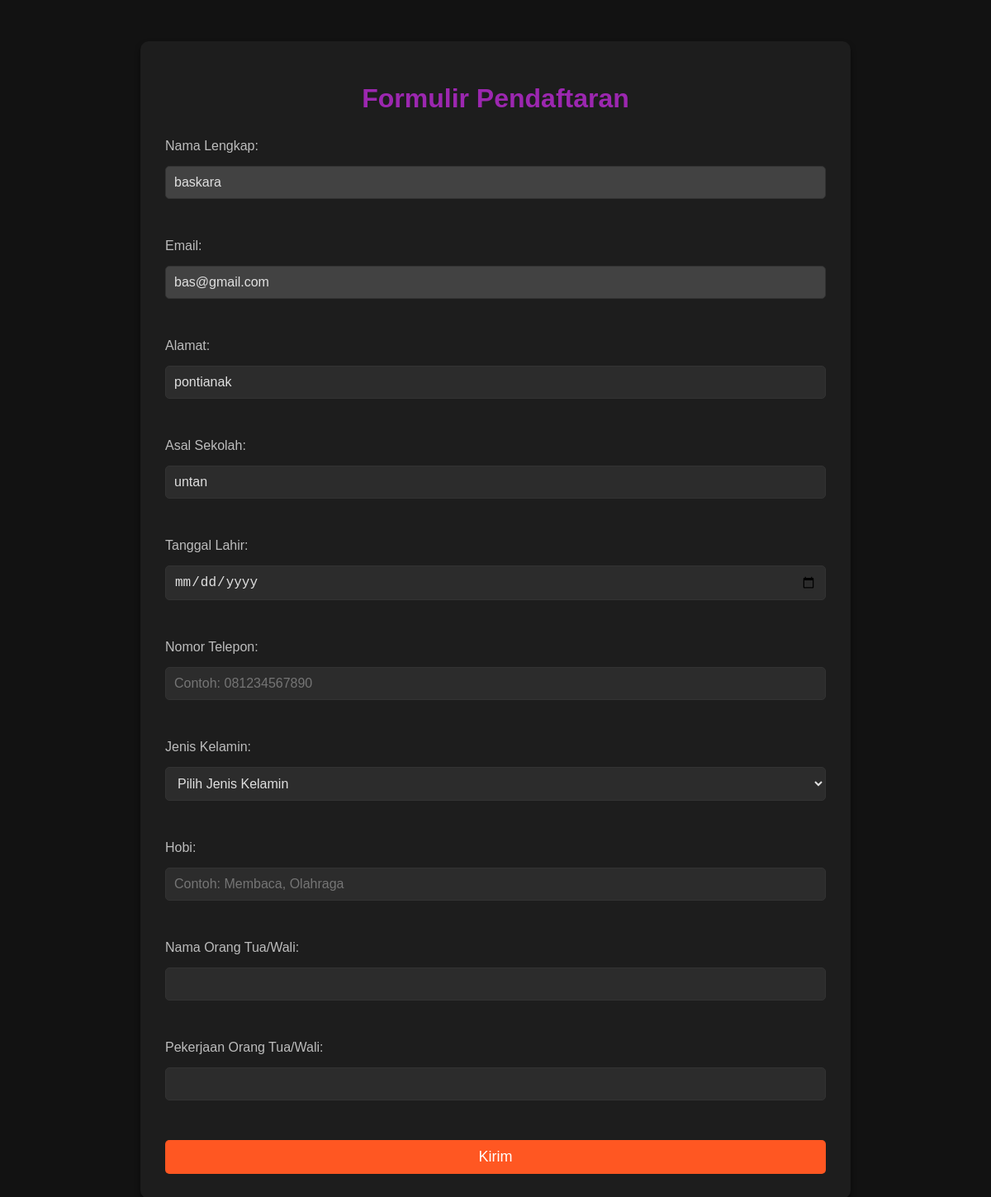
Before: /form/4 with the older database file.
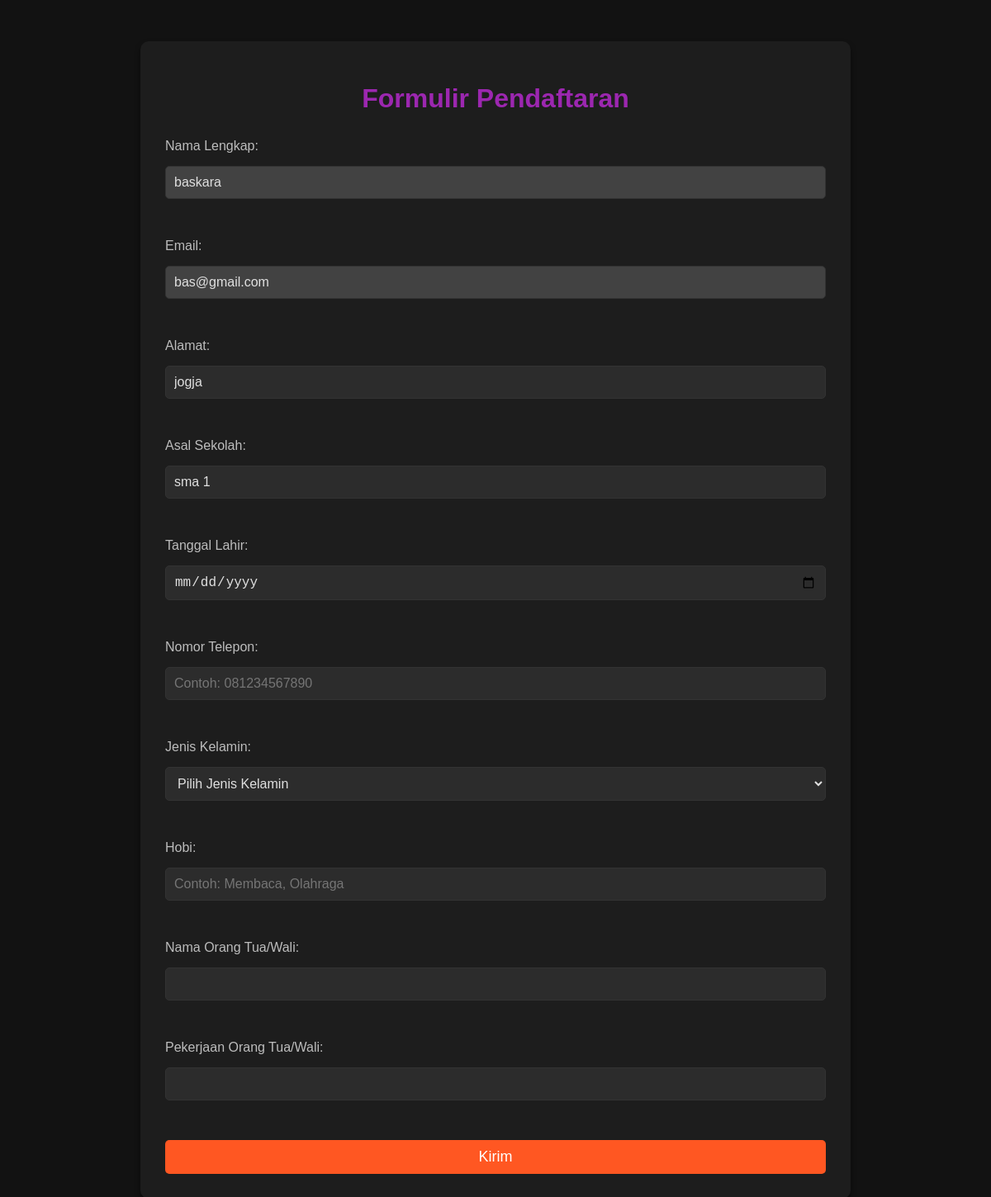
After: the same page with the newer database file.
### models.py (models this page shows)
class User(db.Model):
    id = db.Column(db.Integer, primary_key=True)
    name = db.Column(db.String(100), nullable=False)
    email = db.Column(db.String(100), unique=True, nullable=False)
    password = db.Column(db.String(100), nullable=False)
    status = db.Column(db.String(20), default='Pending')  # Pending, Approved, Rejected
    school = db.Column(db.String(100), nullable=True)  # Asal sekolah
    address = db.Column(db.String(200), nullable=True)  # Alamat
    birth_date = db.Column(db.Date, nullable=True)  # Tanggal lahir
    phone = db.Column(db.String(15), nullable=True)  # Nomor telepon
    gender = db.Column(db.String(20), nullable=True)  # Jenis kelamin
    hobby = db.Column(db.String(200), nullable=True)  # Hobi
    parent_name = db.Column(db.String(100), nullable=True)  # Nama orang tua/wali
    parent_job = db.Column(db.String(100), nullable=True)  # Pekerjaan orang tua/wali
    created_at = db.Column(db.DateTime, default=datetime.utcnow)  # Waktu pendaftaran

### app.py (the view, shortened to what this page needs)
@app.route('/form/<int:user_id>', methods=['GET', 'POST'])
def form(user_id):
    user = User.query.get(user_id)
    if not user:
        flash('User tidak ditemukan.')
        return redirect(url_for('dashboard_user', user_id=user_id))
    return render_template('form.html', user=user)

### templates/form.html (shortened to what this page needs)
<!DOCTYPE html>
<html>
<head>
    <link rel="stylesheet" type="text/css" href="{{ url_for('static', filename='css/form.css') }}">
</head>
<body>
    <div class="container">
        <h1>Formulir Pendaftaran</h1>
        <form method="POST">
            <label>Nama Lengkap:</label>
            <input type="text" name="full_name" value="{{ user.name }}" readonly><br>
            <label>Email:</label>
            <input type="email" name="email" value="{{ user.email }}" readonly><br>
            <label>Alamat:</label>
            <input type="text" name="address" value="{{ user.address or '' }}" required><br>
            <label>Asal Sekolah:</label>
            <input type="text" name="school" value="{{ user.school or '' }}" required><br>
            <label for="birth_date">Tanggal Lahir:</label>
            <input type="date" id="birth_date" name="birth_date" required><br>
            <label>Nomor Telepon:</label>
            <input type="tel" name="phone" pattern="[0-9]{10,15}" placeholder="Contoh: 081234567890" required><br>
            <label>Jenis Kelamin:</label>
            <select name="gender" required>
                <option value="" disabled selected>Pilih Jenis Kelamin</option>
            </select><br>
            <label>Hobi:</label>
            <input type="text" name="hobby" placeholder="Contoh: Membaca, Olahraga"><br>
            <label>Nama Orang Tua/Wali:</label>
            <input type="text" name="parent_name" required><br>
            <label>Pekerjaan Orang Tua/Wali:</label>
            <input type="text" name="parent_job" required><br>
            <button type="submit">Kirim</button>
        </form>
    </div>
</body>
</html>

Changed rows visible on the page:
changed User "baskara": address "pontianak" → "jogja"; school "untan" → "sma 1"
